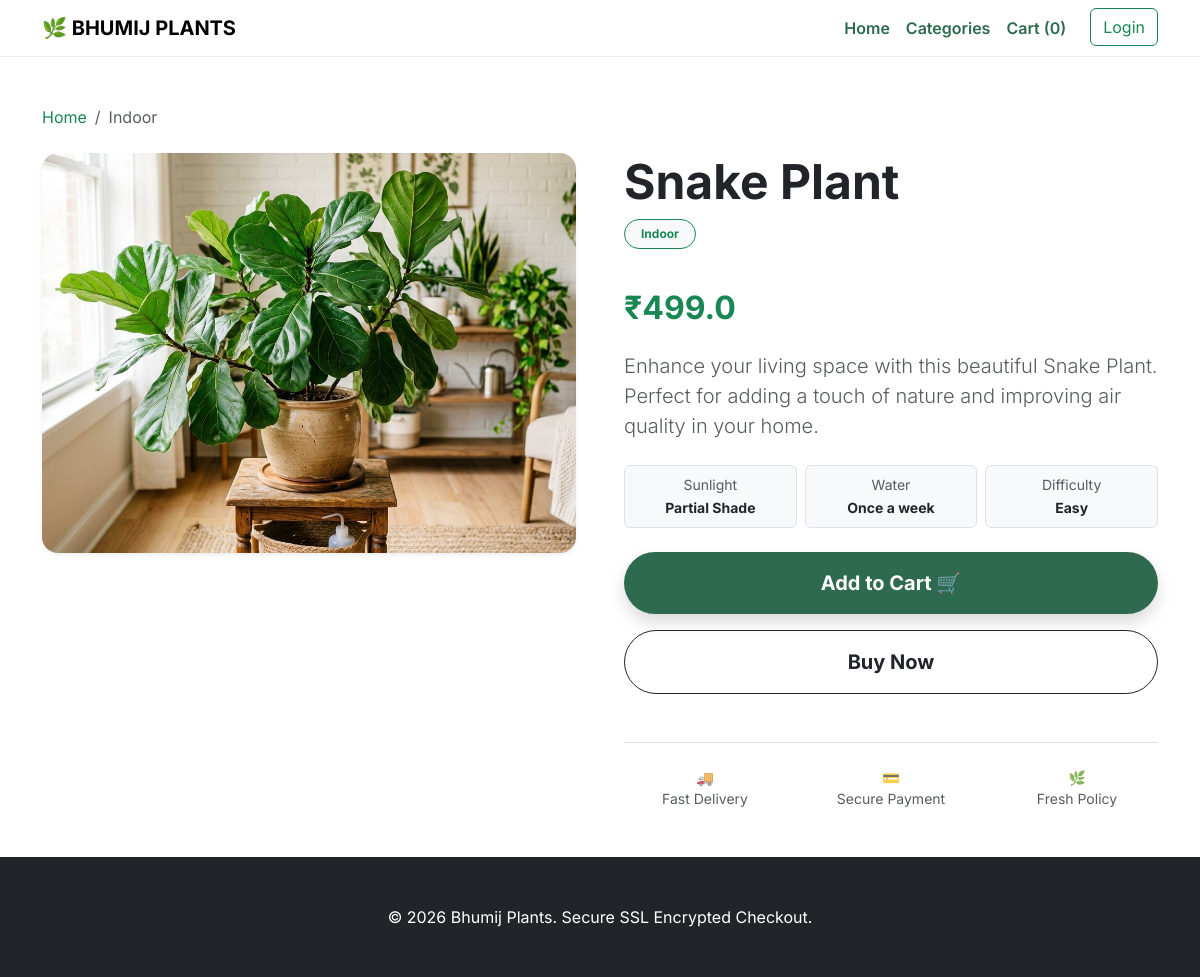
Page /product/1 on the committed database.
### app/models.py (models this page shows)
class Plant(db.Model):
    id = db.Column(db.Integer, primary_key=True)
    name = db.Column(db.String(100), nullable=False)
    price = db.Column(db.Float, nullable=False)
    category = db.Column(db.String(50), nullable=False)
    image_file = db.Column(db.String(50), nullable=False, default='default.jpg')
    stock = db.Column(db.Integer, default=10)

### app/routes/main.py (the view)
@main_bp.route('/product/<int:plant_id>')
def product_detail(plant_id):
    plant = Plant.query.get_or_404(plant_id)
    return render_template('product_detail.html', plant=plant)

### app/templates/product_detail.html (shortened to what this page needs)
{% extends "base.html" %}
{% block content %}
<div class="container my-5">
    <nav aria-label="breadcrumb" class="mb-4">
        <ol class="breadcrumb">
            <li class="breadcrumb-item"><a href="/" class="text-success text-decoration-none">Home</a></li>
            <li class="breadcrumb-item active">{{ plant.category }}</li>
        </ol>
    </nav>
    <div class="row g-5">
        <div class="col-md-6" data-aos="fade-right">
            <div class="card border-0 shadow-sm overflow-hidden rounded-4">
                <img src="{{ url_for('static', filename='img/' + plant.image_file) }}"
                     class="img-fluid w-100" alt="{{ plant.name }}" style="min-height: 400px; object-fit: cover;">
            </div>
        </div>
        <div class="col-md-6" data-aos="fade-left">
            <h1 class="display-5 fw-bold mb-2">{{ plant.name }}</h1>
            <p class="badge bg-light text-success border border-success px-3 py-2 rounded-pill">{{ plant.category }}</p>
            <h2 class="text-success fw-bold my-4">₹{{ plant.price }}</h2>
            <p class="text-muted lead mb-4">
                Enhance your living space with this beautiful {{ plant.name }}.
                Perfect for adding a touch of nature and improving air quality in your home.
            </p>
            <div class="row mb-4 g-2 text-center">
                <div class="col-4">
                    <div class="p-2 border rounded bg-light">
                        <small class="text-muted d-block">Sunlight</small>
                        <span class="fw-bold small">Partial Shade</span>
                    </div>
                </div>
                <div class="col-4">
                    <div class="p-2 border rounded bg-light">
                        <small class="text-muted d-block">Water</small>
                        <span class="fw-bold small">Once a week</span>
                    </div>
                </div>
                <div class="col-4">
                    <div class="p-2 border rounded bg-light">
                        <small class="text-muted d-block">Difficulty</small>
                        <span class="fw-bold small">Easy</span>
                    </div>
                </div>
            </div>
            <div class="d-grid gap-3 mb-5">
                <a href="{{ url_for('cart.add_to_cart', plant_id=plant.id) }}" class="btn btn-success btn-lg rounded-pill py-3 fw-bold shadow">
                    Add to Cart 🛒
                </a>
                <button class="btn btn-outline-dark btn-lg rounded-pill py-3 fw-bold">
                    Buy Now
                </button>
            </div>
            <div class="border-top pt-4">
                <div class="row text-center text-muted small">
                    <div class="col-4">🚚 <br> Fast Delivery</div>
                    <div class="col-4">💳 <br> Secure Payment</div>
                    <div class="col-4">🌿 <br> Fresh Policy</div>
                </div>
            </div>
        </div>
    </div>
</div>
{% endblock %}

### app/templates/base.html (style rules this page uses)
body { font-family: 'Inter', sans-serif; overflow-x: hidden; }
.btn-success { background-color: #2d6a4f; border: none; }

### rows in the picture
Plant: category "Indoor", image_file (placeholder picture), name "Snake Plant", price "499.0"
